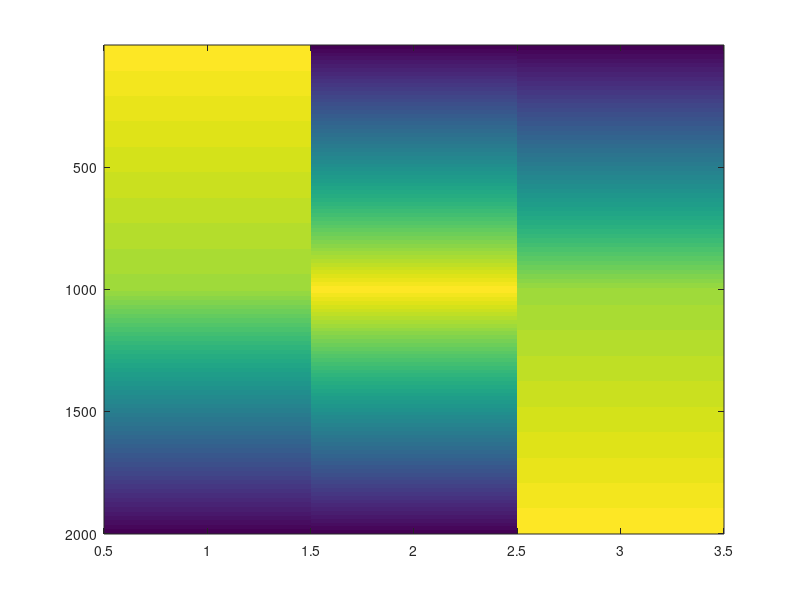

Source code (MATLAB): (Note: this script raises an error after producing the figure.)
% create colormap

a = zeros(2001,3);
a(:,:) = NaN;
a(1,:) = [1 0 0];
a(1001,:) = [0.85 1 0.85];
a(2001,:) = [0 0 1];
a = fillmissing(a,'linear',1);
close all;

imagesc(a);

dlmwrite(fullfile('utils', 'colormap', 'srgb.map'), a);
dlmwrite(fullfile('utils', 'colormap', 'seismic.map'), a);